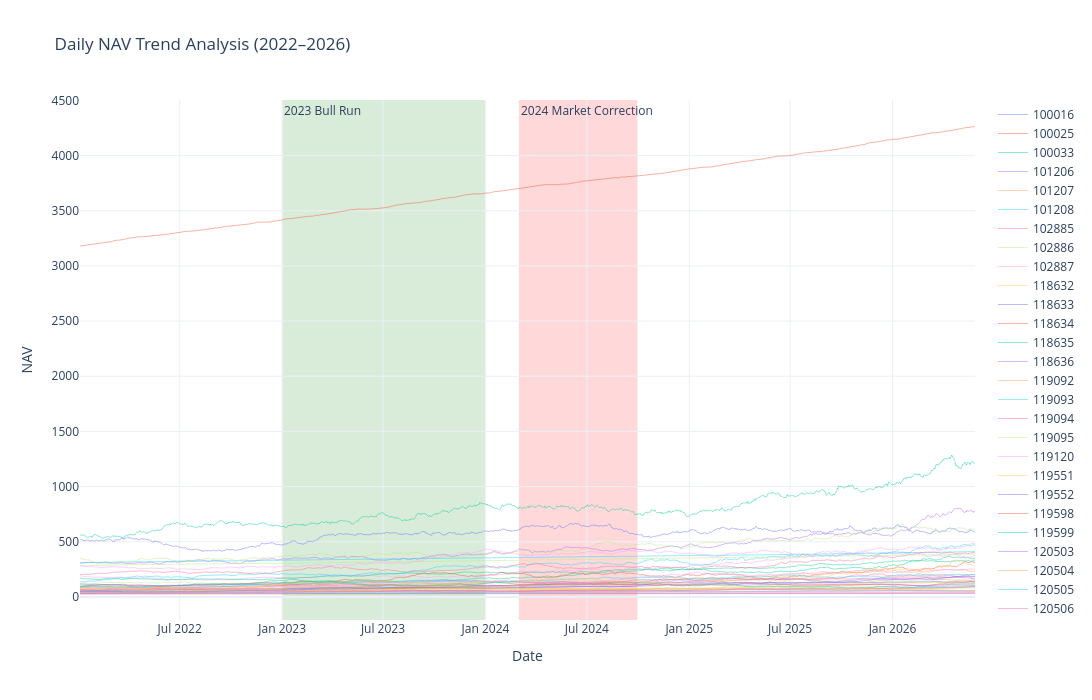

This figure's notebook cell:
### Code cell
fig.update_layout(
    title="Daily NAV Trend Analysis (2022–2026)",
    xaxis_title="Date",
    yaxis_title="NAV",
    hovermode="x unified",
    template="plotly_white",
    height=700,
    width=1400
)

### Figure 1 — Plotly figure (JSON) as saved in the notebook; plotly's stock layout.template omitted (floating-point values rounded to 4 significant figures; data arrays with more than 128 entries replaced by an {"elided": "..."} marker saying what was removed)
{"data": [{"line": {"width": 1}, "mode": "lines", "name": "100016", "opacity": 0.45, "type": "scatter", "x": {"elided": "1150 str values"}, "y": {"elided": "1150 float values"}}, {"line": {"width": 1}, "mode": "lines", "name": "100025", "opacity": 0.45, "type": "scatter", "x": {"elided": "1150 str values"}, "y": {"elided": "1150 float values"}}, {"line": {"width": 1}, "mode": "lines", "name": "100033", "opacity": 0.45, "type": "scatter", "x": {"elided": "1150 str values"}, "y": {"elided": "1150 float values"}}, {"line": {"width": 1}, "mode": "lines", "name": "101206", "opacity": 0.45, "type": "scatter", "x": {"elided": "1150 str values"}, "y": {"elided": "1150 float values"}}, {"line": {"width": 1}, "mode": "lines", "name": "101207", "opacity": 0.45, "type": "scatter", "x": {"elided": "1150 str values"}, "y": {"elided": "1150 float values"}}, {"line": {"width": 1}, "mode": "lines", "name": "101208", "opacity": 0.45, "type": "scatter", "x": {"elided": "1150 str values"}, "y": {"elided": "1150 float values"}}, {"line": {"width": 1}, "mode": "lines", "name": "102885", "opacity": 0.45, "type": "scatter", "x": {"elided": "1150 str values"}, "y": {"elided": "1150 float values"}}, {"line": {"width": 1}, "mode": "lines", "name": "102886", "opacity": 0.45, "type": "scatter", "x": {"elided": "1150 str values"}, "y": {"elided": "1150 float values"}}, {"line": {"width": 1}, "mode": "lines", "name": "102887", "opacity": 0.45, "type": "scatter", "x": {"elided": "1150 str values"}, "y": {"elided": "1150 float values"}}, {"line": {"width": 1}, "mode": "lines", "name": "118632", "opacity": 0.45, "type": "scatter", "x": {"elided": "1150 str values"}, "y": {"elided": "1150 float values"}}, {"line": {"width": 1}, "mode": "lines", "name": "118633", "opacity": 0.45, "type": "scatter", "x": {"elided": "1150 str values"}, "y": {"elided": "1150 float values"}}, {"line": {"width": 1}, "mode": "lines", "name": "118634", "opacity": 0.45, "type": "scatter", "x": {"elided": "1150 str values"}, "y": {"elided": "1150 float values"}}, {"line": {"width": 1}, "mode": "lines", "name": "118635", "opacity": 0.45, "type": "scatter", "x": {"elided": "1150 str values"}, "y": {"elided": "1150 float values"}}, {"line": {"width": 1}, "mode": "lines", "name": "118636", "opacity": 0.45, "type": "scatter", "x": {"elided": "1150 str values"}, "y": {"elided": "1150 float values"}}, {"line": {"width": 1}, "mode": "lines", "name": "119092", "opacity": 0.45, "type": "scatter", "x": {"elided": "1150 str values"}, "y": {"elided": "1150 float values"}}, {"line": {"width": 1}, "mode": "lines", "name": "119093", "opacity": 0.45, "type": "scatter", "x": {"elided": "1150 str values"}, "y": {"elided": "1150 float values"}}, {"line": {"width": 1}, "mode": "lines", "name": "119094", "opacity": 0.45, "type": "scatter", "x": {"elided": "1150 str values"}, "y": {"elided": "1150 float values"}}, {"line": {"width": 1}, "mode": "lines", "name": "119095", "opacity": 0.45, "type": "scatter", "x": {"elided": "1150 str values"}, "y": {"elided": "1150 float values"}}, {"line": {"width": 1}, "mode": "lines", "name": "119120", "opacity": 0.45, "type": "scatter", "x": {"elided": "1150 str values"}, "y": {"elided": "1150 float values"}}, {"line": {"width": 1}, "mode": "lines", "name": "119551", "opacity": 0.45, "type": "scatter", "x": {"elided": "1150 str values"}, "y": {"elided": "1150 float values"}}, {"line": {"width": 1}, "mode": "lines", "name": "119552", "opacity": 0.45, "type": "scatter", "x": {"elided": "1150 str values"}, "y": {"elided": "1150 float values"}}, {"line": {"width": 1}, "mode": "lines", "name": "119598", "opacity": 0.45, "type": "scatter", "x": {"elided": "1150 str values"}, "y": {"elided": "1150 float values"}}, {"line": {"width": 1}, "mode": "lines", "name": "119599", "opacity": 0.45, "type": "scatter", "x": {"elided": "1150 str values"}, "y": {"elided": "1150 float values"}}, {"line": {"width": 1}, "mode": "lines", "name": "120503", "opacity": 0.45, "type": "scatter", "x": {"elided": "1150 str values"}, "y": {"elided": "1150 float values"}}, {"line": {"width": 1}, "mode": "lines", "name": "120504", "opacity": 0.45, "type": "scatter", "x": {"elided": "1150 str values"}, "y": {"elided": "1150 float values"}}, {"line": {"width": 1}, "mode": "lines", "name": "120505", "opacity": 0.45, "type": "scatter", "x": {"elided": "1150 str values"}, "y": {"elided": "1150 float values"}}, {"line": {"width": 1}, "mode": "lines", "name": "120506", "opacity": 0.45, "type": "scatter", "x": {"elided": "1150 str values"}, "y": {"elided": "1150 float values"}}, {"line": {"width": 1}, "mode": "lines", "name": "120507", "opacity": 0.45, "type": "scatter", "x": {"elided": "1150 str values"}, "y": {"elided": "1150 float values"}}, {"line": {"width": 1}, "mode": "lines", "name": "120841", "opacity": 0.45, "type": "scatter", "x": {"elided": "1150 str values"}, "y": {"elided": "1150 float values"}}, {"line": {"width": 1}, "mode": "lines", "name": "120842", "opacity": 0.45, "type": "scatter", "x": {"elided": "1150 str values"}, "y": {"elided": "1150 float values"}}, {"line": {"width": 1}, "mode": "lines", "name": "120843", "opacity": 0.45, "type": "scatter", "x": {"elided": "1150 str values"}, "y": {"elided": "1150 float values"}}, {"line": {"width": 1}, "mode": "lines", "name": "120844", "opacity": 0.45, "type": "scatter", "x": {"elided": "1150 str values"}, "y": {"elided": "1150 float values"}}, {"line": {"width": 1}, "mode": "lines", "name": "125497", "opacity": 0.45, "type": "scatter", "x": {"elided": "1150 str values"}, "y": {"elided": "1150 float values"}}, {"line": {"width": 1}, "mode": "lines", "name": "125498", "opacity": 0.45, "type": "scatter", "x": {"elided": "1150 str values"}, "y": {"elided": "1150 float values"}}, {"line": {"width": 1}, "mode": "lines", "name": "148567", "opacity": 0.45, "type": "scatter", "x": {"elided": "1150 str values"}, "y": {"elided": "1150 float values"}}, {"line": {"width": 1}, "mode": "lines", "name": "148568", "opacity": 0.45, "type": "scatter", "x": {"elided": "1150 str values"}, "y": {"elided": "1150 float values"}}, {"line": {"width": 1}, "mode": "lines", "name": "148569", "opacity": 0.45, "type": "scatter", "x": {"elided": "1150 str values"}, "y": {"elided": "1150 float values"}}, {"line": {"width": 1}, "mode": "lines", "name": "149322", "opacity": 0.45, "type": "scatter", "x": {"elided": "1150 str values"}, "y": {"elided": "1150 float values"}}, {"line": {"width": 1}, "mode": "lines", "name": "149323", "opacity": 0.45, "type": "scatter", "x": {"elided": "1150 str values"}, "y": {"elided": "1150 float values"}}, {"line": {"width": 1}, "mode": "lines", "name": "149324", "opacity": 0.45, "type": "scatter", "x": {"elided": "1150 str values"}, "y": {"elided": "1150 float values"}}], "layout": {"annotations": [{"showarrow": false, "text": "2023 Bull Run", "x": "2023-01-01", "xanchor": "left", "xref": "x", "y": 1, "yanchor": "top", "yref": "y domain"}, {"showarrow": false, "text": "2024 Market Correction", "x": "2024-03-01", "xanchor": "left", "xref": "x", "y": 1, "yanchor": "top", "yref": "y domain"}], "height": 700, "hovermode": "x unified", "shapes": [{"fillcolor": "green", "layer": "below", "line": {"width": 0}, "opacity": 0.15, "type": "rect", "x0": "2023-01-01", "x1": "2023-12-31", "xref": "x", "y0": 0, "y1": 1, "yref": "y domain"}, {"fillcolor": "red", "layer": "below", "line": {"width": 0}, "opacity": 0.15, "type": "rect", "x0": "2024-03-01", "x1": "2024-09-30", "xref": "x", "y0": 0, "y1": 1, "yref": "y domain"}], "title": {"text": "Daily NAV Trend Analysis (2022–2026)"}, "width": 1400, "xaxis": {"title": {"text": "Date"}}, "yaxis": {"title": {"text": "NAV"}}}}
